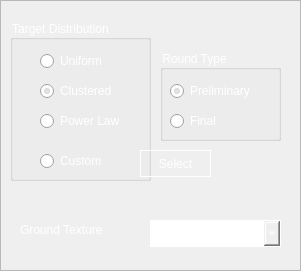
    <widget class="QFrame" name="setup_group">
     <property name="geometry">
      <rect>
       <x>20</x>
       <y>60</y>
       <width>301</width>
       <height>271</height>
      </rect>
     </property>
     <property name="frameShape">
      <enum>QFrame::StyledPanel</enum>
     </property>
     <property name="frameShadow">
      <enum>QFrame::Raised</enum>
     </property>
     <widget class="QGroupBox" name="target_distribution_group_box">
      <property name="geometry">
       <rect>
        <x>10</x>
        <y>20</y>
        <width>141</width>
        <height>161</height>
       </rect>
      </property>
      <property name="styleSheet">
       <string notr="true">color: rgb(255, 255, 255);
border-color: rgb(255, 255, 255);</string>
      </property>
      <property name="title">
       <string>Target Distribution</string>
      </property>
      <widget class="QRadioButton" name="uniform_distribution_radio_button">
       <property name="enabled">
        <bool>true</bool>
       </property>
       <property name="geometry">
        <rect>
         <x>30</x>
         <y>30</y>
         <width>91</width>
         <height>22</height>
        </rect>
       </property>
       <property name="styleSheet">
        <string notr="true">color: rgb(255, 255, 255);</string>
       </property>
       <property name="text">
        <string>Uniform</string>
       </property>
       <property name="checked">
        <bool>false</bool>
       </property>
      </widget>
      <widget class="QRadioButton" name="powerlaw_distribution_radio_button">
       <property name="enabled">
        <bool>true</bool>
       </property>
       <property name="geometry">
        <rect>
         <x>30</x>
         <y>90</y>
         <width>101</width>
         <height>22</height>
        </rect>
       </property>
       <property name="styleSheet">
        <string notr="true">color: rgb(255, 255, 255);</string>
       </property>
       <property name="text">
        <string>Power Law</string>
       </property>
      </widget>
      <widget class="QRadioButton" name="clustered_distribution_radio_button">
       <property name="enabled">
        <bool>true</bool>
       </property>
       <property name="geometry">
        <rect>
         <x>30</x>
         <y>60</y>
         <width>91</width>
         <height>22</height>
        </rect>
       </property>
       <property name="styleSheet">
        <string notr="true">color: rgb(255, 255, 255);</string>
       </property>
       <property name="text">
        <string>Clustered</string>
       </property>
       <property name="checked">
        <bool>true</bool>
       </property>
      </widget>
      <widget class="QRadioButton" name="custom_distribution_radio_button">
       <property name="enabled">
        <bool>true</bool>
       </property>
       <property name="geometry">
        <rect>
         <x>30</x>
         <y>130</y>
         <width>117</width>
         <height>22</height>
        </rect>
       </property>
       <property name="styleSheet">
        <string notr="true">color: rgb(255, 255, 255);</string>
       </property>
       <property name="text">
        <string>Custom</string>
       </property>
      </widget>
     </widget>
     <widget class="QPushButton" name="custom_world_path_button">
      <property name="enabled">
       <bool>false</bool>
      </property>
      <property name="geometry">
       <rect>
        <x>140</x>
        <y>150</y>
        <width>71</width>
        <height>27</height>
       </rect>
      </property>
      <property name="styleSheet">
       <string notr="true">color: rgb(255, 255, 255);
border-color: rgb(255, 255, 255);
border: 1px solid white; 
</string>
      </property>
      <property name="text">
       <string>Select</string>
      </property>
     </widget>
     <widget class="QGroupBox" name="round_type_button_group">
      <property name="geometry">
       <rect>
        <x>160</x>
        <y>50</y>
        <width>121</width>
        <height>91</height>
       </rect>
      </property>
      <property name="styleSheet">
       <string notr="true">color: rgb(255, 255, 255);
border-color: rgb(255, 255, 255);</string>
      </property>
      <property name="title">
       <string>Round Type</string>
      </property>
      <widget class="QRadioButton" name="joystick_radio_button">
       <property name="enabled">
        <bool>true</bool>
       </property>
       <property name="geometry">
        <rect>
         <x>10</x>
         <y>30</y>
         <width>161</width>
         <height>22</height>
        </rect>
       </property>
       <property name="styleSheet">
        <string notr="true">color: rgb(255, 255, 255);</string>
       </property>
       <property name="text">
        <string>Preliminary</string>
       </property>
       <property name="checked">
        <bool>true</bool>
       </property>
      </widget>
      <widget class="QRadioButton" name="final_radio_button">
       <property name="enabled">
        <bool>true</bool>
       </property>
       <property name="geometry">
        <rect>
         <x>10</x>
         <y>60</y>
         <width>117</width>
         <height>22</height>
        </rect>
       </property>
       <property name="styleSheet">
        <string notr="true">color: rgb(255, 255, 255);</string>
       </property>
       <property name="text">
        <string>Final </string>
       </property>
      </widget>
     </widget>
     <widget class="QLabel" name="label_5">
      <property name="geometry">
       <rect>
        <x>20</x>
        <y>220</y>
        <width>111</width>
        <height>20</height>
       </rect>
      </property>
      <property name="styleSheet">
       <string notr="true">color: rgb(255, 255, 255);</string>
      </property>
      <property name="text">
       <string>&lt;html&gt;&lt;head/&gt;&lt;body&gt;&lt;p&gt;Ground Texture&lt;/p&gt;&lt;/body&gt;&lt;/html&gt;</string>
      </property>
     </widget>
     <widget class="QComboBox" name="texture_combobox">
      <property name="geometry">
       <rect>
        <x>150</x>
        <y>220</y>
        <width>131</width>
        <height>27</height>
       </rect>
      </property>
      <property name="styleSheet">
       <string notr="true">color: rgb(255, 255, 255);
border-color: rgb(255, 255, 255);
border: 1px solid white; 
padding: 1px 0px 1px 3px; /*This makes text colour work*/
</string>
      </property>
      <item>
       <property name="text">
        <string>KSC Concrete</string>
       </property>
      </item>
      <item>
       <property name="text">
        <string>Gravel</string>
       </property>
      </item>
      <item>
       <property name="text">
        <string>Car park</string>
       </property>
      </item>
     </widget>
     <widget class="QLabel" name="custom_world_path">
      <property name="geometry">
       <rect>
        <x>40</x>
        <y>180</y>
        <width>241</width>
        <height>20</height>
       </rect>
      </property>
      <property name="styleSheet">
       <string notr="true">color: rgb(255, 255, 255);</string>
      </property>
      <property name="text">
       <string/>
      </property>
     </widget>
    </widget>
